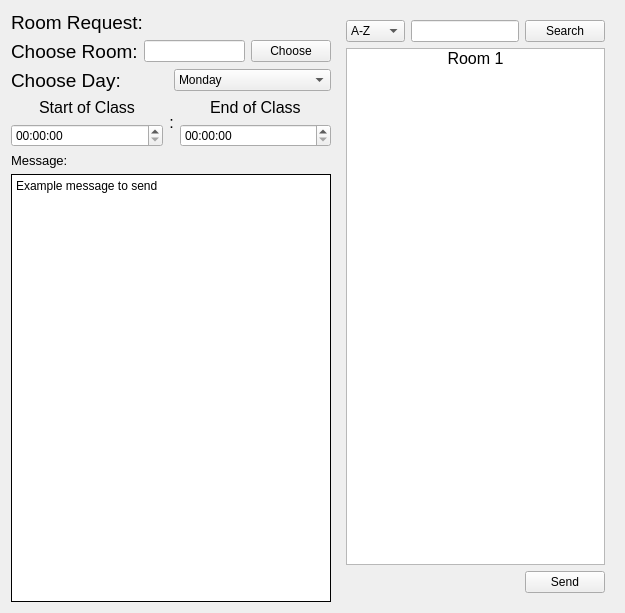
<?xml version="1.0" encoding="UTF-8"?>
<ui version="4.0">
 <class>Form</class>
 <widget class="QWidget" name="Form">
  <property name="geometry">
   <rect>
    <x>0</x>
    <y>0</y>
    <width>625</width>
    <height>613</height>
   </rect>
  </property>
  <property name="maximumSize">
   <size>
    <width>955</width>
    <height>712</height>
   </size>
  </property>
  <property name="windowTitle">
   <string>Dialog</string>
  </property>
  <layout class="QGridLayout" name="gridLayout">
   <item row="0" column="0">
    <layout class="QVBoxLayout" name="verticalLayout">
     <item>
      <widget class="QLabel" name="label_48">
       <property name="font">
        <font>
         <pointsize>14</pointsize>
        </font>
       </property>
       <property name="text">
        <string>Room Request:</string>
       </property>
      </widget>
     </item>
     <item>
      <layout class="QHBoxLayout" name="horizontalLayout_5">
       <item>
        <widget class="QLabel" name="label_8">
         <property name="font">
          <font>
           <pointsize>14</pointsize>
          </font>
         </property>
         <property name="text">
          <string>Choose Room:</string>
         </property>
        </widget>
       </item>
       <item>
        <widget class="QLineEdit" name="lineEdit"/>
       </item>
       <item>
        <widget class="QPushButton" name="choose_rm_btn">
         <property name="text">
          <string>Choose</string>
         </property>
        </widget>
       </item>
      </layout>
     </item>
     <item>
      <layout class="QHBoxLayout" name="horizontalLayout_3">
       <item>
        <widget class="QLabel" name="label_5">
         <property name="font">
          <font>
           <pointsize>14</pointsize>
          </font>
         </property>
         <property name="text">
          <string>Choose Day:</string>
         </property>
        </widget>
       </item>
       <item>
        <widget class="QComboBox" name="instructor_day_edit_comboBox">
         <item>
          <property name="text">
           <string>Monday</string>
          </property>
         </item>
         <item>
          <property name="text">
           <string>Tuesday</string>
          </property>
         </item>
         <item>
          <property name="text">
           <string>Wednesday</string>
          </property>
         </item>
         <item>
          <property name="text">
           <string>Thursday</string>
          </property>
         </item>
         <item>
          <property name="text">
           <string>Friday</string>
          </property>
         </item>
        </widget>
       </item>
      </layout>
     </item>
     <item>
      <layout class="QHBoxLayout" name="horizontalLayout_4">
       <item>
        <layout class="QVBoxLayout" name="verticalLayout_7">
         <property name="spacing">
          <number>7</number>
         </property>
         <item alignment="Qt::AlignHCenter">
          <widget class="QLabel" name="label_6">
           <property name="font">
            <font>
             <pointsize>12</pointsize>
            </font>
           </property>
           <property name="text">
            <string>Start of Class</string>
           </property>
          </widget>
         </item>
         <item>
          <widget class="QTimeEdit" name="start_time_instructor"/>
         </item>
        </layout>
       </item>
       <item>
        <widget class="QLabel" name="label_9">
         <property name="sizePolicy">
          <sizepolicy hsizetype="Fixed" vsizetype="Fixed">
           <horstretch>0</horstretch>
           <verstretch>0</verstretch>
          </sizepolicy>
         </property>
         <property name="font">
          <font>
           <pointsize>12</pointsize>
          </font>
         </property>
         <property name="text">
          <string>:</string>
         </property>
         <property name="alignment">
          <set>Qt::AlignCenter</set>
         </property>
        </widget>
       </item>
       <item>
        <layout class="QVBoxLayout" name="verticalLayout_6">
         <property name="spacing">
          <number>7</number>
         </property>
         <item alignment="Qt::AlignHCenter">
          <widget class="QLabel" name="label_7">
           <property name="font">
            <font>
             <pointsize>12</pointsize>
            </font>
           </property>
           <property name="text">
            <string>End of Class</string>
           </property>
          </widget>
         </item>
         <item>
          <widget class="QTimeEdit" name="final_time_instructor"/>
         </item>
        </layout>
       </item>
      </layout>
     </item>
     <item>
      <widget class="QLabel" name="label_47">
       <property name="font">
        <font>
         <pointsize>10</pointsize>
        </font>
       </property>
       <property name="text">
        <string>Message:</string>
       </property>
      </widget>
     </item>
     <item>
      <widget class="QPlainTextEdit" name="room_request_instructor">
       <property name="minimumSize">
        <size>
         <width>262</width>
         <height>388</height>
        </size>
       </property>
       <property name="frameShape">
        <enum>QFrame::Box</enum>
       </property>
       <property name="frameShadow">
        <enum>QFrame::Plain</enum>
       </property>
       <property name="plainText">
        <string>Example message to send

</string>
       </property>
       <property name="overwriteMode">
        <bool>false</bool>
       </property>
      </widget>
     </item>
    </layout>
   </item>
   <item row="0" column="1">
    <widget class="QStackedWidget" name="stackedWidget">
     <property name="minimumSize">
      <size>
       <width>277</width>
       <height>423</height>
      </size>
     </property>
     <property name="currentIndex">
      <number>1</number>
     </property>
     <widget class="QWidget" name="sched_view_for_request">
      <layout class="QVBoxLayout" name="verticalLayout_2">
       <item alignment="Qt::AlignLeft">
        <widget class="QPushButton" name="back">
         <property name="text">
          <string>Back</string>
         </property>
        </widget>
       </item>
       <item>
        <widget class="QTableWidget" name="instructor_room_sched_table_request">
         <row>
          <property name="text">
           <string>7:00</string>
          </property>
         </row>
         <row>
          <property name="text">
           <string>8:00</string>
          </property>
         </row>
         <row>
          <property name="text">
           <string>9:00</string>
          </property>
         </row>
         <row>
          <property name="text">
           <string>10:00</string>
          </property>
         </row>
         <row>
          <property name="text">
           <string>11:00</string>
          </property>
         </row>
         <row>
          <property name="text">
           <string>12:00</string>
          </property>
         </row>
         <row>
          <property name="text">
           <string>1:00</string>
          </property>
         </row>
         <row>
          <property name="text">
           <string>2:00</string>
          </property>
         </row>
         <row>
          <property name="text">
           <string>3:00</string>
          </property>
         </row>
         <row>
          <property name="text">
           <string>4:00</string>
          </property>
         </row>
         <row>
          <property name="text">
           <string>5:00</string>
          </property>
         </row>
         <row>
          <property name="text">
           <string>6:00</string>
          </property>
         </row>
         <row>
          <property name="text">
           <string>7:00</string>
          </property>
         </row>
         <row>
          <property name="text">
           <string>8:00</string>
          </property>
         </row>
         <column>
          <property name="text">
           <string>Monday</string>
          </property>
         </column>
         <column>
          <property name="text">
           <string>Tuesday</string>
          </property>
         </column>
         <column>
          <property name="text">
           <string>Wednesday</string>
          </property>
         </column>
         <column>
          <property name="text">
           <string>Thursday</string>
          </property>
         </column>
         <column>
          <property name="text">
           <string>Friday</string>
          </property>
         </column>
        </widget>
       </item>
      </layout>
     </widget>
     <widget class="QWidget" name="list_rooms_request_instructor">
      <layout class="QVBoxLayout" name="verticalLayout_3">
       <item>
        <layout class="QHBoxLayout" name="horizontalLayout_19">
         <item>
          <widget class="QComboBox" name="sort_room">
           <property name="sizePolicy">
            <sizepolicy hsizetype="Expanding" vsizetype="Fixed">
             <horstretch>0</horstretch>
             <verstretch>0</verstretch>
            </sizepolicy>
           </property>
           <property name="maximumSize">
            <size>
             <width>70</width>
             <height>16777215</height>
            </size>
           </property>
           <item>
            <property name="text">
             <string>A-Z</string>
            </property>
           </item>
           <item>
            <property name="text">
             <string>Z-A</string>
            </property>
           </item>
          </widget>
         </item>
         <item>
          <widget class="QLineEdit" name="search_bar_room_request_instructor"/>
         </item>
         <item>
          <widget class="QPushButton" name="search_room_request_instructor_btn">
           <property name="text">
            <string>Search</string>
           </property>
          </widget>
         </item>
        </layout>
       </item>
       <item>
        <widget class="QListWidget" name="room_list_request_instructor">
         <item>
          <property name="text">
           <string>Room 1</string>
          </property>
          <property name="font">
           <font>
            <pointsize>12</pointsize>
           </font>
          </property>
          <property name="textAlignment">
           <set>AlignCenter</set>
          </property>
          <property name="flags">
           <set>ItemIsSelectable|ItemIsUserCheckable|ItemIsEnabled</set>
          </property>
         </item>
        </widget>
       </item>
       <item alignment="Qt::AlignRight">
        <widget class="QPushButton" name="send_btn_composed_request_instructor">
         <property name="text">
          <string>Send</string>
         </property>
        </widget>
       </item>
      </layout>
     </widget>
    </widget>
   </item>
  </layout>
 </widget>
 <resources/>
 <connections/>
</ui>
